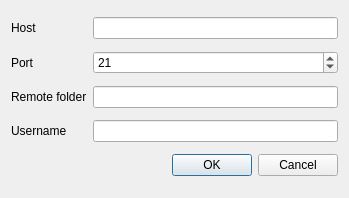
<?xml version="1.0" encoding="UTF-8"?>
<ui version="4.0">
 <class>FtpConfiguration</class>
 <widget class="QDialog" name="FtpConfiguration">
  <property name="geometry">
   <rect>
    <x>0</x>
    <y>0</y>
    <width>349</width>
    <height>198</height>
   </rect>
  </property>
  <property name="windowTitle">
   <string>FTP Settings</string>
  </property>
  <property name="windowIcon">
   <iconset>
    <normaloff>:/plugins/qgis2web/icons/qgis2web.png</normaloff>:/plugins/qgis2web/icons/qgis2web.png</iconset>
  </property>
  <layout class="QGridLayout" name="gridLayout">
   <item row="0" column="1">
    <widget class="QLineEdit" name="hostLineEdit"/>
   </item>
   <item row="3" column="1">
    <widget class="QLineEdit" name="usernameLineEdit"/>
   </item>
   <item row="3" column="0">
    <widget class="QLabel" name="label_2">
     <property name="text">
      <string>Username</string>
     </property>
    </widget>
   </item>
   <item row="0" column="0">
    <widget class="QLabel" name="label">
     <property name="text">
      <string>Host</string>
     </property>
    </widget>
   </item>
   <item row="1" column="0">
    <widget class="QLabel" name="label_3">
     <property name="text">
      <string>Port</string>
     </property>
    </widget>
   </item>
   <item row="1" column="1">
    <widget class="QSpinBox" name="portSpinBox">
     <property name="maximum">
      <number>65535</number>
     </property>
     <property name="value">
      <number>21</number>
     </property>
    </widget>
   </item>
   <item row="4" column="0" colspan="2">
    <widget class="QDialogButtonBox" name="buttonBox">
     <property name="standardButtons">
      <set>QDialogButtonBox::Cancel|QDialogButtonBox::Ok</set>
     </property>
    </widget>
   </item>
   <item row="2" column="1">
    <widget class="QLineEdit" name="folderLineEdit"/>
   </item>
   <item row="2" column="0">
    <widget class="QLabel" name="label_4">
     <property name="text">
      <string>Remote folder</string>
     </property>
    </widget>
   </item>
  </layout>
 </widget>
 <tabstops>
  <tabstop>hostLineEdit</tabstop>
  <tabstop>portSpinBox</tabstop>
  <tabstop>folderLineEdit</tabstop>
  <tabstop>usernameLineEdit</tabstop>
 </tabstops>
 <resources>
  <include location="resources.qrc"/>
 </resources>
 <connections>
  <connection>
   <sender>buttonBox</sender>
   <signal>accepted()</signal>
   <receiver>FtpConfiguration</receiver>
   <slot>accept()</slot>
   <hints>
    <hint type="sourcelabel">
     <x>151</x>
     <y>125</y>
    </hint>
    <hint type="destinationlabel">
     <x>151</x>
     <y>75</y>
    </hint>
   </hints>
  </connection>
  <connection>
   <sender>buttonBox</sender>
   <signal>rejected()</signal>
   <receiver>FtpConfiguration</receiver>
   <slot>reject()</slot>
   <hints>
    <hint type="sourcelabel">
     <x>151</x>
     <y>125</y>
    </hint>
    <hint type="destinationlabel">
     <x>151</x>
     <y>75</y>
    </hint>
   </hints>
  </connection>
 </connections>
</ui>
